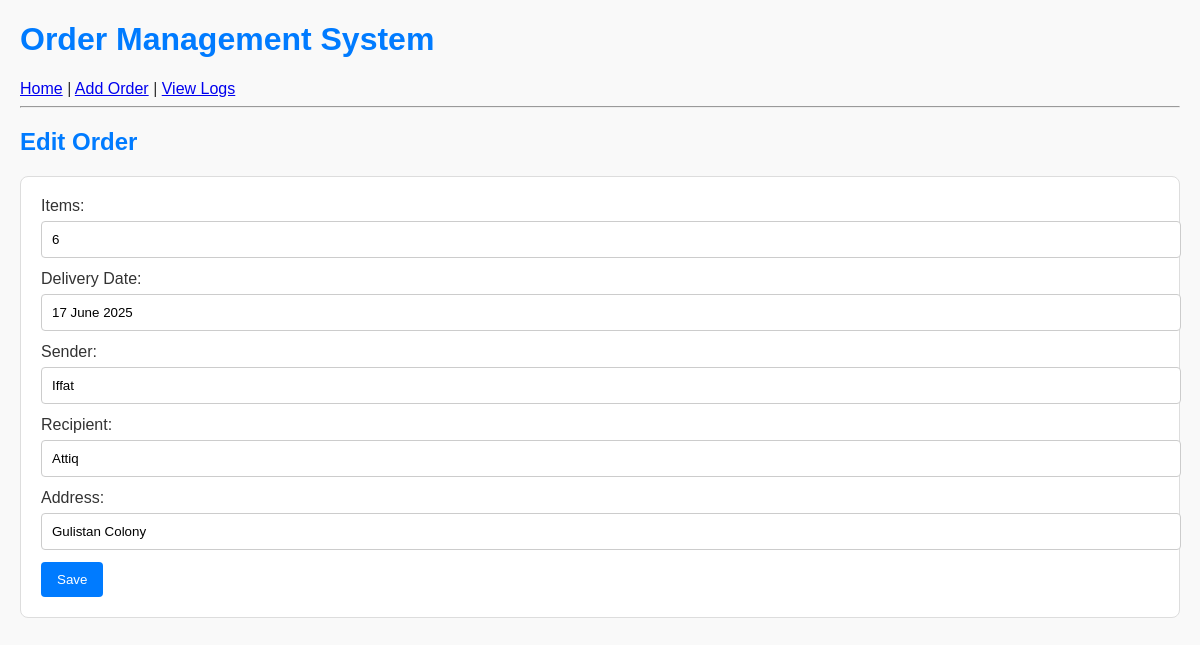
Page /edit/2 on the committed database.
### tables this page shows
CREATE TABLE orders (
            id INTEGER PRIMARY KEY AUTOINCREMENT,
            order_id TEXT UNIQUE,
            items INTEGER,
            delivery_date TEXT,
            sender TEXT,
            recipient TEXT,
            address TEXT,
            status TEXT DEFAULT 'Ongoing'
        );

### app.py (the view, shortened to what this page needs)
@app.route('/edit/<order_id>', methods=['GET', 'POST'])
def edit_order(order_id):
    conn = sqlite3.connect('orders.db')
    c = conn.cursor()
    c.execute("SELECT * FROM orders WHERE order_id=?", (order_id,))
    order = c.fetchone()
    conn.close()
    return render_template('edit_order.html', order=order)

### templates/edit_order.html
{% extends 'base.html' %}
{% block content %}
<h2>Edit Order</h2>
<form method="POST">
    Items: <input name="items" value="{{ order[2] }}"><br>
    Delivery Date: <input name="delivery_date" value="{{ order[3] }}"><br>
    Sender: <input name="sender" value="{{ order[4] }}"><br>
    Recipient: <input name="recipient" value="{{ order[5] }}"><br>
    Address: <input name="address" value="{{ order[6] }}"><br>
    <button type="submit">Save</button>
</form>
{% endblock %}

### static/styles.css (style rules this page uses)
body { font-family: Arial, sans-serif; background-color: #f9f9f9; color: #333; margin: 20px; }
h1, h2 { color: #007BFF; }
form { background: white; padding: 20px; border: 1px solid #ddd; margin-bottom: 20px; border-radius: 8px; }
input, textarea, select { width: 100%; padding: 10px; margin-top: 6px; margin-bottom: 12px; border: 1px solid #ccc; border-radius: 4px; }
button, input[type=submit] { background-color: #007BFF; color: white; padding: 10px 16px; border: none; border-radius: 4px; cursor: pointer; }

### rows in the picture
orders: items "6", delivery_date "17 June 2025", sender "Iffat", recipient "Attiq", address "Gulistan Colony"
